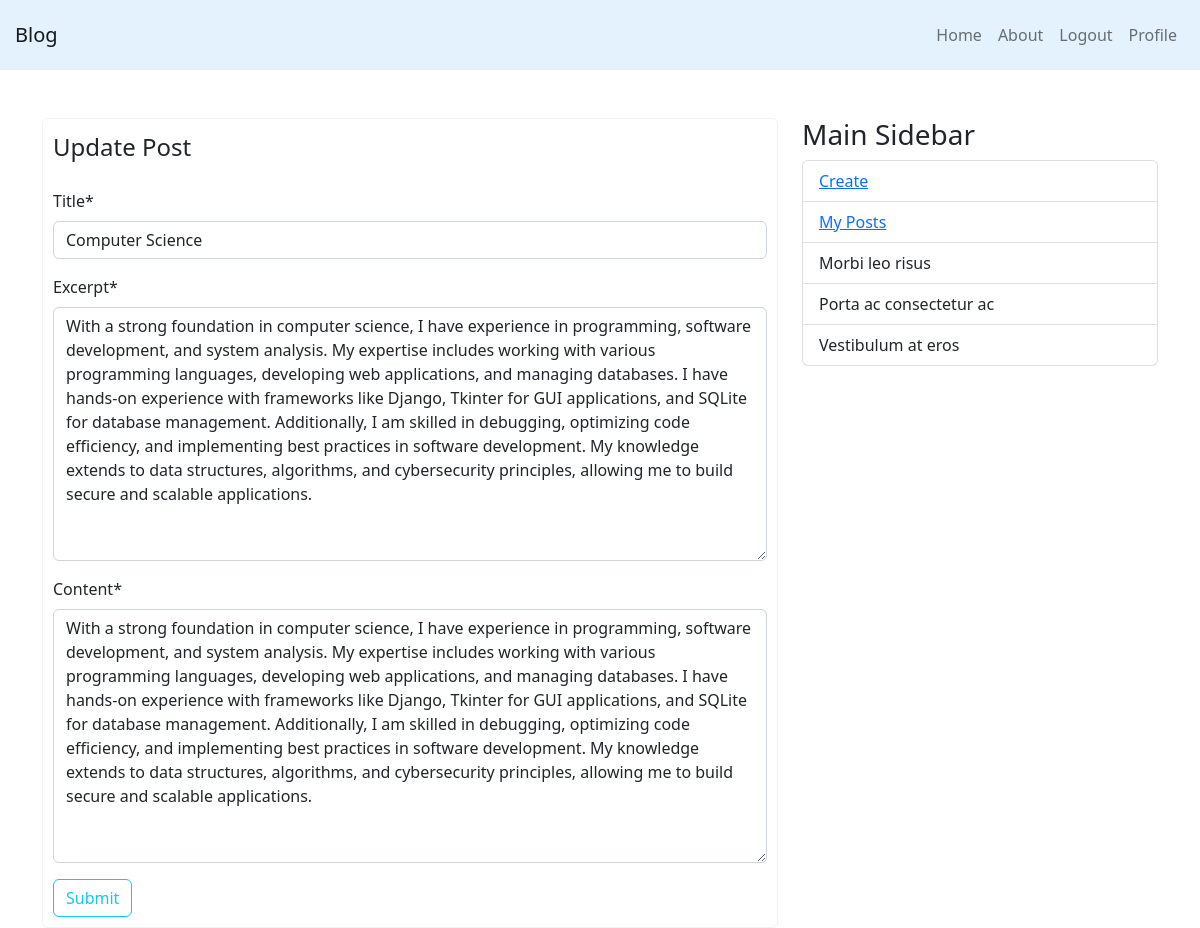
Page /post/update/7/ (signed in) on the committed database.
### blog_app/models.py (models this page shows, shortened)
class Post(models.Model):
    title = models.CharField(max_length=255)
    content = models.TextField()
    excerpt = models.TextField()
    date_created = models.DateTimeField(default=timezone.now)
    author = models.ForeignKey(User, on_delete=models.CASCADE)

### blog_app/views.py (the view)
# urls.py: path("post/update/<int:pk>/", update_post, name="update-post"),
@login_required
def update_post(request, pk):
    post = get_object_or_404(Post, pk=pk)  # ✅ Use pk for consistency
    if request.user != post.author:
        messages.error(request, "You are not authorized to update this post.")
        return redirect("post-detail", pk=post.pk)
    if request.method == "POST":
        form = UpdatePostForm(request.POST, instance=post)
        if form.is_valid():
            form.save()
            messages.success(request, "Post updated successfully!")
            return redirect("post-detail", pk=post.pk)
    else:
        form = UpdatePostForm(instance=post)
    return render(request, "blog_app/update_post.html", {"form": form, "post": post})

### blog_app/forms.py
class UpdatePostForm(forms.ModelForm):
    class Meta:
        model = Post
        fields = ['title', 'excerpt', 'content']

### blog_app/templates/blog_app/update_post.html (shortened to what this page needs)
{% extends 'blog_app/base.html' %}
{% load crispy_forms_tags%}
{% block content %}
<div class="auth-form">
    <form method="POST">
        <fieldset class="form-group">
            <legend class="'border-bottom mb-4">Update Post</legend>
            {{ form| crispy }}
        </fieldset>
        <div class="form-group">
            <button class="btn btn-outline-info" type="submit">Submit</button>
        </div>
    </form>
</div>
{% endblock content %}

### blog_app/static/blog_app/main.css (style rules this page uses)
.auth-form { border: solid 1px rgba(243, 240, 240, 0.877); padding: 10px; border-radius: 5px; }

### rows in the picture
Post: title "Computer Science", excerpt "With a strong foundation in computer science, I have experience in programming, software development, and system analysis. My expertise includes working with various programming languages, developing web applications, and managing databases. I have hands-on experience with frameworks like Django, Tkinter for GUI applications, and SQLite for database management. Additionally, I am skilled in debugging, optimizing code efficiency, and implementing best practices in software development. My knowledge extends to data structures, algorithms, and cybersecurity principles, allowing me to build secure and scalable applications.", content "With a strong foundation in computer science, I have experience in programming, software development, and system analysis. My expertise includes working with various programming languages, developing web applications, and managing databases. I have hands-on experience with frameworks like Django, Tkinter for GUI applications, and SQLite for database management. Additionally, I am skilled in debugging, optimizing code efficiency, and implementing best practices in software development. My knowledge extends to data structures, algorithms, and cybersecurity principles, allowing me to build secure and scalable applications."
